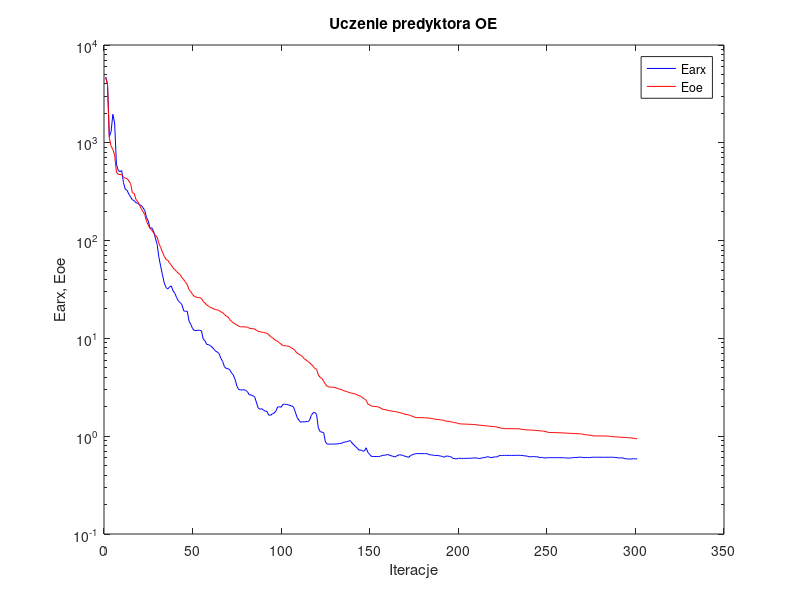
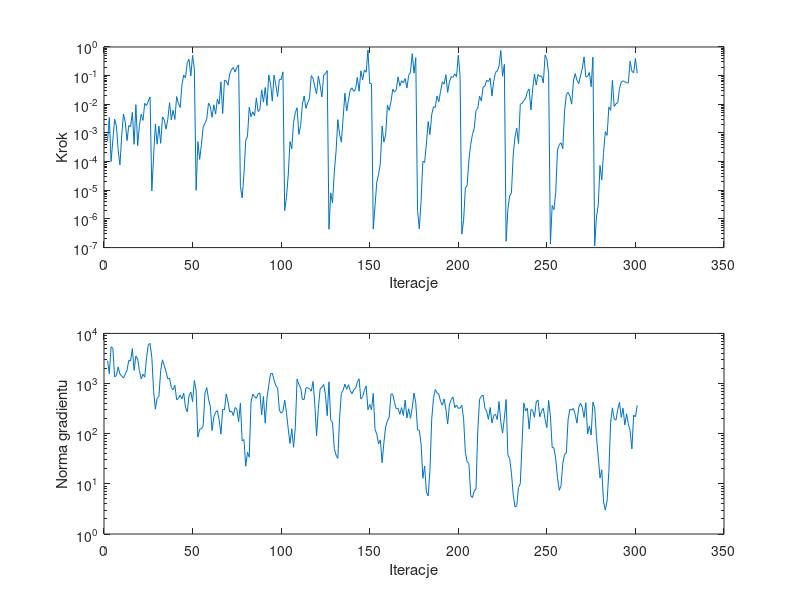

Source code (MATLAB) for these figures, in order:
%uczenie predyktora oe
clear all;
n=0; farx(n+1)=4.713809e+003; foe(n+1)=4.632604e+003; wspucz(n+1)=0.000000e+000; ng(n+1)=0.000000e+000;
%odnowa zmiennej metryki
n=1; farx(n+1)=3.941255e+003; foe(n+1)=3.908610e+003; krok(n+1)=5.202484e-004; ng(n+1)=2.850975e+003;
n=2; farx(n+1)=1.153175e+003; foe(n+1)=1.119555e+003; krok(n+1)=3.475615e-003; ng(n+1)=1.581393e+003;
n=3; farx(n+1)=1.301746e+003; foe(n+1)=9.249557e+002; krok(n+1)=1.007837e-004; ng(n+1)=5.424796e+003;
n=4; farx(n+1)=1.956874e+003; foe(n+1)=8.558980e+002; krok(n+1)=5.631478e-004; ng(n+1)=5.065160e+003;
n=5; farx(n+1)=1.590998e+003; foe(n+1)=7.471557e+002; krok(n+1)=3.011555e-003; ng(n+1)=1.355371e+003;
n=6; farx(n+1)=6.062381e+002; foe(n+1)=5.029507e+002; krok(n+1)=1.797919e-003; ng(n+1)=1.445406e+003;
n=7; farx(n+1)=5.233749e+002; foe(n+1)=4.758057e+002; krok(n+1)=2.467448e-004; ng(n+1)=2.141014e+003;
n=8; farx(n+1)=5.071312e+002; foe(n+1)=4.736995e+002; krok(n+1)=7.681907e-005; ng(n+1)=1.541060e+003;
n=9; farx(n+1)=5.194326e+002; foe(n+1)=4.716424e+002; krok(n+1)=8.158254e-004; ng(n+1)=1.417462e+003;
n=10; farx(n+1)=3.914535e+002; foe(n+1)=4.457190e+002; krok(n+1)=4.563662e-003; ng(n+1)=1.286840e+003;
n=11; farx(n+1)=3.347328e+002; foe(n+1)=4.345007e+002; krok(n+1)=2.415320e-003; ng(n+1)=1.531356e+003;
n=12; farx(n+1)=3.273570e+002; foe(n+1)=4.308331e+002; krok(n+1)=5.396346e-004; ng(n+1)=1.852536e+003;
n=13; farx(n+1)=2.986978e+002; foe(n+1)=4.074304e+002; krok(n+1)=1.828656e-003; ng(n+1)=2.900573e+003;
n=14; farx(n+1)=2.800244e+002; foe(n+1)=3.832263e+002; krok(n+1)=1.651908e-003; ng(n+1)=2.815601e+003;
n=15; farx(n+1)=2.607580e+002; foe(n+1)=3.090153e+002; krok(n+1)=5.197906e-003; ng(n+1)=4.964549e+003;
n=16; farx(n+1)=2.575784e+002; foe(n+1)=3.046784e+002; krok(n+1)=4.015818e-004; ng(n+1)=1.832820e+003;
n=17; farx(n+1)=2.437599e+002; foe(n+1)=2.646425e+002; krok(n+1)=9.661282e-003; ng(n+1)=3.536219e+003;
n=18; farx(n+1)=2.417158e+002; foe(n+1)=2.501439e+002; krok(n+1)=3.604935e-004; ng(n+1)=3.091680e+003;
n=19; farx(n+1)=2.317612e+002; foe(n+1)=2.343404e+002; krok(n+1)=1.841613e-003; ng(n+1)=1.801243e+003;
n=20; farx(n+1)=2.290635e+002; foe(n+1)=2.121662e+002; krok(n+1)=4.550450e-003; ng(n+1)=1.235992e+003;
n=21; farx(n+1)=2.173500e+002; foe(n+1)=1.987576e+002; krok(n+1)=2.739044e-003; ng(n+1)=1.533092e+003;
n=22; farx(n+1)=2.033380e+002; foe(n+1)=1.849203e+002; krok(n+1)=1.086709e-002; ng(n+1)=1.344876e+003;
n=23; farx(n+1)=1.724584e+002; foe(n+1)=1.570644e+002; krok(n+1)=8.956895e-003; ng(n+1)=3.243349e+003;
n=24; farx(n+1)=1.581449e+002; foe(n+1)=1.445028e+002; krok(n+1)=1.295158e-002; ng(n+1)=5.939555e+003;
n=25; farx(n+1)=1.339081e+002; foe(n+1)=1.329626e+002; krok(n+1)=1.806016e-002; ng(n+1)=6.301861e+003;
%odnowa zmiennej metryki
n=26; farx(n+1)=1.351173e+002; foe(n+1)=1.269553e+002; krok(n+1)=9.479621e-006; ng(n+1)=3.299754e+003;
n=27; farx(n+1)=1.245245e+002; foe(n+1)=1.204794e+002; krok(n+1)=1.563635e-004; ng(n+1)=7.210301e+002;
n=28; farx(n+1)=1.061235e+002; foe(n+1)=1.128514e+002; krok(n+1)=2.032216e-003; ng(n+1)=3.078891e+002;
n=29; farx(n+1)=9.140936e+001; foe(n+1)=1.083747e+002; krok(n+1)=4.060559e-004; ng(n+1)=5.049752e+002;
n=30; farx(n+1)=6.727868e+001; foe(n+1)=9.362920e+001; krok(n+1)=1.736904e-003; ng(n+1)=5.565658e+002;
n=31; farx(n+1)=5.448541e+001; foe(n+1)=8.490065e+001; krok(n+1)=4.344519e-004; ng(n+1)=1.815273e+003;
n=32; farx(n+1)=4.464597e+001; foe(n+1)=7.636410e+001; krok(n+1)=3.621201e-003; ng(n+1)=2.971050e+003;
n=33; farx(n+1)=3.694721e+001; foe(n+1)=6.906104e+001; krok(n+1)=2.896066e-003; ng(n+1)=2.286275e+003;
n=34; farx(n+1)=3.315243e+001; foe(n+1)=6.416003e+001; krok(n+1)=1.364485e-003; ng(n+1)=1.741088e+003;
n=35; farx(n+1)=3.201100e+001; foe(n+1)=6.283792e+001; krok(n+1)=2.953444e-003; ng(n+1)=1.235749e+003;
n=36; farx(n+1)=3.355235e+001; foe(n+1)=5.917112e+001; krok(n+1)=1.139839e-002; ng(n+1)=1.278501e+003;
n=37; farx(n+1)=3.439173e+001; foe(n+1)=5.606411e+001; krok(n+1)=2.849598e-003; ng(n+1)=8.362094e+002;
n=38; farx(n+1)=3.056784e+001; foe(n+1)=5.260764e+001; krok(n+1)=6.227174e-003; ng(n+1)=7.509756e+002;
n=39; farx(n+1)=2.891350e+001; foe(n+1)=5.046676e+001; krok(n+1)=2.957764e-003; ng(n+1)=9.232450e+002;
n=40; farx(n+1)=2.611810e+001; foe(n+1)=4.831297e+001; krok(n+1)=1.863402e-002; ng(n+1)=4.765761e+002;
n=41; farx(n+1)=2.414371e+001; foe(n+1)=4.626139e+001; krok(n+1)=1.086709e-002; ng(n+1)=5.016620e+002;
n=42; farx(n+1)=2.325241e+001; foe(n+1)=4.485219e+001; krok(n+1)=7.716255e-003; ng(n+1)=5.831526e+002;
n=43; farx(n+1)=2.213914e+001; foe(n+1)=4.183444e+001; krok(n+1)=4.799811e-002; ng(n+1)=4.956406e+002;
n=44; farx(n+1)=1.912496e+001; foe(n+1)=3.987124e+001; krok(n+1)=1.046893e-001; ng(n+1)=6.463308e+002;
n=45; farx(n+1)=1.891531e+001; foe(n+1)=3.753214e+001; krok(n+1)=8.512166e-002; ng(n+1)=3.375390e+002;
n=46; farx(n+1)=1.894051e+001; foe(n+1)=3.547314e+001; krok(n+1)=2.828655e-001; ng(n+1)=2.725700e+002;
n=47; farx(n+1)=1.505910e+001; foe(n+1)=3.152375e+001; krok(n+1)=3.730776e-001; ng(n+1)=5.662424e+002;
n=48; farx(n+1)=1.393279e+001; foe(n+1)=3.006568e+001; krok(n+1)=9.716385e-002; ng(n+1)=6.797306e+002;
n=49; farx(n+1)=1.259996e+001; foe(n+1)=2.812137e+001; krok(n+1)=5.076613e-001; ng(n+1)=4.348875e+002;
n=50; farx(n+1)=1.203088e+001; foe(n+1)=2.686769e+001; krok(n+1)=1.686145e-001; ng(n+1)=1.146659e+003;
%odnowa zmiennej metryki
n=51; farx(n+1)=1.202968e+001; foe(n+1)=2.642754e+001; krok(n+1)=1.003721e-005; ng(n+1)=7.411304e+002;
n=52; farx(n+1)=1.211724e+001; foe(n+1)=2.617640e+001; krok(n+1)=4.981850e-004; ng(n+1)=8.556929e+001;
n=53; farx(n+1)=1.212662e+001; foe(n+1)=2.607480e+001; krok(n+1)=1.198093e-004; ng(n+1)=1.228052e+002;
n=54; farx(n+1)=1.193005e+001; foe(n+1)=2.563205e+001; krok(n+1)=3.994639e-004; ng(n+1)=1.252737e+002;
n=55; farx(n+1)=9.857550e+000; foe(n+1)=2.384564e+001; krok(n+1)=1.636169e-003; ng(n+1)=1.449342e+002;
n=56; farx(n+1)=9.481040e+000; foe(n+1)=2.292578e+001; krok(n+1)=2.161992e-003; ng(n+1)=6.528382e+002;
n=57; farx(n+1)=8.667679e+000; foe(n+1)=2.203479e+001; krok(n+1)=3.065383e-003; ng(n+1)=8.279757e+002;
n=58; farx(n+1)=8.652832e+000; foe(n+1)=2.139337e+001; krok(n+1)=1.097075e-002; ng(n+1)=4.938054e+002;
n=59; farx(n+1)=8.416560e+000; foe(n+1)=2.074359e+001; krok(n+1)=8.402186e-003; ng(n+1)=3.537560e+002;
n=60; farx(n+1)=8.150612e+000; foe(n+1)=2.047107e+001; krok(n+1)=3.516052e-003; ng(n+1)=1.152494e+002;
n=61; farx(n+1)=7.772796e+000; foe(n+1)=2.001281e+001; krok(n+1)=9.612071e-003; ng(n+1)=2.155438e+002;
n=62; farx(n+1)=7.406992e+000; foe(n+1)=1.971685e+001; krok(n+1)=4.573216e-003; ng(n+1)=2.691780e+002;
n=63; farx(n+1)=7.250889e+000; foe(n+1)=1.950687e+001; krok(n+1)=1.517118e-002; ng(n+1)=2.881948e+002;
n=64; farx(n+1)=6.974507e+000; foe(n+1)=1.932388e+001; krok(n+1)=1.007731e-002; ng(n+1)=1.908145e+002;
n=65; farx(n+1)=6.234718e+000; foe(n+1)=1.863866e+001; krok(n+1)=6.056898e-002; ng(n+1)=9.803454e+001;
n=66; farx(n+1)=5.805844e+000; foe(n+1)=1.839509e+001; krok(n+1)=4.761479e-003; ng(n+1)=3.064072e+002;
n=67; farx(n+1)=5.124538e+000; foe(n+1)=1.759958e+001; krok(n+1)=6.900644e-002; ng(n+1)=2.976453e+002;
n=68; farx(n+1)=4.933054e+000; foe(n+1)=1.689570e+001; krok(n+1)=6.554666e-002; ng(n+1)=6.211957e+002;
n=69; farx(n+1)=4.905631e+000; foe(n+1)=1.658615e+001; krok(n+1)=4.633705e-002; ng(n+1)=4.254645e+002;
n=70; farx(n+1)=4.761284e+000; foe(n+1)=1.558043e+001; krok(n+1)=1.158784e-001; ng(n+1)=2.712699e+002;
n=71; farx(n+1)=4.444418e+000; foe(n+1)=1.493632e+001; krok(n+1)=1.653712e-001; ng(n+1)=2.834484e+002;
n=72; farx(n+1)=4.215162e+000; foe(n+1)=1.438248e+001; krok(n+1)=1.914311e-001; ng(n+1)=2.296945e+002;
n=73; farx(n+1)=3.814043e+000; foe(n+1)=1.412802e+001; krok(n+1)=1.328156e-001; ng(n+1)=3.329489e+002;
n=74; farx(n+1)=3.267613e+000; foe(n+1)=1.368114e+001; krok(n+1)=1.961845e-001; ng(n+1)=3.084696e+002;
n=75; farx(n+1)=2.999734e+000; foe(n+1)=1.335859e+001; krok(n+1)=2.357265e-001; ng(n+1)=1.737670e+002;
%odnowa zmiennej metryki
n=76; farx(n+1)=2.975229e+000; foe(n+1)=1.314387e+001; krok(n+1)=1.366869e-005; ng(n+1)=4.070090e+002;
n=77; farx(n+1)=2.977115e+000; foe(n+1)=1.314068e+001; krok(n+1)=5.386485e-006; ng(n+1)=7.196182e+001;
n=78; farx(n+1)=2.983167e+000; foe(n+1)=1.312674e+001; krok(n+1)=3.666394e-005; ng(n+1)=7.669042e+001;
n=79; farx(n+1)=2.941317e+000; foe(n+1)=1.309385e+001; krok(n+1)=5.362293e-004; ng(n+1)=2.248589e+001;
n=80; farx(n+1)=2.848849e+000; foe(n+1)=1.298815e+001; krok(n+1)=7.740461e-004; ng(n+1)=4.268382e+001;
n=81; farx(n+1)=2.649095e+000; foe(n+1)=1.271536e+001; krok(n+1)=7.980009e-003; ng(n+1)=3.398653e+001;
n=82; farx(n+1)=2.647164e+000; foe(n+1)=1.263982e+001; krok(n+1)=3.671029e-003; ng(n+1)=4.282493e+002;
n=83; farx(n+1)=2.590857e+000; foe(n+1)=1.254710e+001; krok(n+1)=5.478088e-003; ng(n+1)=6.163936e+002;
n=84; farx(n+1)=2.537943e+000; foe(n+1)=1.250183e+001; krok(n+1)=3.917519e-003; ng(n+1)=5.446538e+002;
n=85; farx(n+1)=2.231153e+000; foe(n+1)=1.212304e+001; krok(n+1)=1.688698e-002; ng(n+1)=5.097785e+002;
n=86; farx(n+1)=1.950304e+000; foe(n+1)=1.181358e+001; krok(n+1)=5.557598e-003; ng(n+1)=6.271311e+002;
n=87; farx(n+1)=1.885829e+000; foe(n+1)=1.170643e+001; krok(n+1)=6.544675e-003; ng(n+1)=6.481671e+002;
n=88; farx(n+1)=1.911533e+000; foe(n+1)=1.159482e+001; krok(n+1)=3.192743e-002; ng(n+1)=2.379668e+002;
n=89; farx(n+1)=1.850609e+000; foe(n+1)=1.151708e+001; krok(n+1)=1.192345e-002; ng(n+1)=5.542429e+002;
n=90; farx(n+1)=1.806422e+000; foe(n+1)=1.137536e+001; krok(n+1)=3.854743e-002; ng(n+1)=1.621927e+002;
n=91; farx(n+1)=1.787903e+000; foe(n+1)=1.129683e+001; krok(n+1)=9.041785e-003; ng(n+1)=5.077788e+002;
n=92; farx(n+1)=1.644860e+000; foe(n+1)=1.090659e+001; krok(n+1)=1.057221e-001; ng(n+1)=9.196649e+002;
n=93; farx(n+1)=1.636179e+000; foe(n+1)=1.042482e+001; krok(n+1)=5.335388e-002; ng(n+1)=1.552112e+003;
n=94; farx(n+1)=1.688153e+000; foe(n+1)=1.021469e+001; krok(n+1)=1.283974e-002; ng(n+1)=1.611015e+003;
n=95; farx(n+1)=1.725569e+000; foe(n+1)=9.806366e+000; krok(n+1)=1.051652e-001; ng(n+1)=1.174927e+003;
n=96; farx(n+1)=1.798157e+000; foe(n+1)=9.531495e+000; krok(n+1)=4.773765e-002; ng(n+1)=8.996341e+002;
n=97; farx(n+1)=1.991937e+000; foe(n+1)=9.323919e+000; krok(n+1)=1.865271e-002; ng(n+1)=8.247623e+002;
n=98; farx(n+1)=1.998597e+000; foe(n+1)=9.018443e+000; krok(n+1)=7.431643e-002; ng(n+1)=2.943274e+002;
n=99; farx(n+1)=1.978253e+000; foe(n+1)=8.729700e+000; krok(n+1)=7.236188e-002; ng(n+1)=2.569624e+002;
n=100; farx(n+1)=2.116175e+000; foe(n+1)=8.453084e+000; krok(n+1)=1.354890e-001; ng(n+1)=2.779236e+002;
%odnowa zmiennej metryki
n=101; farx(n+1)=2.119222e+000; foe(n+1)=8.420384e+000; krok(n+1)=1.948696e-006; ng(n+1)=4.673218e+002;
n=102; farx(n+1)=2.109987e+000; foe(n+1)=8.371633e+000; krok(n+1)=5.630525e-006; ng(n+1)=2.655805e+002;
n=103; farx(n+1)=2.098823e+000; foe(n+1)=8.334943e+000; krok(n+1)=3.400119e-005; ng(n+1)=1.242571e+002;
n=104; farx(n+1)=2.061022e+000; foe(n+1)=8.193207e+000; krok(n+1)=5.033545e-004; ng(n+1)=6.380889e+001;
n=105; farx(n+1)=2.042494e+000; foe(n+1)=7.953863e+000; krok(n+1)=2.790064e-004; ng(n+1)=1.257098e+002;
n=106; farx(n+1)=1.987475e+000; foe(n+1)=7.800141e+000; krok(n+1)=2.310226e-003; ng(n+1)=5.355207e+001;
n=107; farx(n+1)=1.765673e+000; foe(n+1)=7.418496e+000; krok(n+1)=5.097234e-003; ng(n+1)=1.326921e+002;
n=108; farx(n+1)=1.557639e+000; foe(n+1)=7.086708e+000; krok(n+1)=7.557177e-003; ng(n+1)=1.231952e+003;
n=109; farx(n+1)=1.462967e+000; foe(n+1)=6.890221e+000; krok(n+1)=8.953304e-004; ng(n+1)=9.566349e+002;
n=110; farx(n+1)=1.383897e+000; foe(n+1)=6.742325e+000; krok(n+1)=1.810600e-003; ng(n+1)=8.167405e+002;
n=111; farx(n+1)=1.410285e+000; foe(n+1)=6.532404e+000; krok(n+1)=1.027811e-002; ng(n+1)=4.807766e+002;
n=112; farx(n+1)=1.397451e+000; foe(n+1)=6.207605e+000; krok(n+1)=1.945154e-002; ng(n+1)=4.821178e+002;
n=113; farx(n+1)=1.412151e+000; foe(n+1)=6.027752e+000; krok(n+1)=7.251821e-003; ng(n+1)=8.272666e+002;
n=114; farx(n+1)=1.409663e+000; foe(n+1)=5.804630e+000; krok(n+1)=1.153579e-002; ng(n+1)=8.156947e+002;
n=115; farx(n+1)=1.448690e+000; foe(n+1)=5.661478e+000; krok(n+1)=1.586441e-002; ng(n+1)=7.893623e+002;
n=116; farx(n+1)=1.633196e+000; foe(n+1)=5.427868e+000; krok(n+1)=1.000852e-001; ng(n+1)=7.044893e+002;
n=117; farx(n+1)=1.732269e+000; foe(n+1)=5.204607e+000; krok(n+1)=8.000730e-002; ng(n+1)=1.100061e+003;
n=118; farx(n+1)=1.750835e+000; foe(n+1)=4.930966e+000; krok(n+1)=4.134280e-002; ng(n+1)=3.862384e+002;
n=119; farx(n+1)=1.668544e+000; foe(n+1)=4.833757e+000; krok(n+1)=2.284436e-002; ng(n+1)=9.058682e+001;
n=120; farx(n+1)=1.215360e+000; foe(n+1)=4.223817e+000; krok(n+1)=9.630670e-002; ng(n+1)=3.210805e+002;
n=121; farx(n+1)=1.115283e+000; foe(n+1)=3.998169e+000; krok(n+1)=4.568872e-002; ng(n+1)=7.709953e+002;
n=122; farx(n+1)=1.099922e+000; foe(n+1)=3.891552e+000; krok(n+1)=1.802073e-002; ng(n+1)=8.462724e+002;
n=123; farx(n+1)=1.087687e+000; foe(n+1)=3.646504e+000; krok(n+1)=1.041792e-001; ng(n+1)=9.582827e+002;
n=124; farx(n+1)=8.732524e-001; foe(n+1)=3.392302e+000; krok(n+1)=1.150668e-001; ng(n+1)=6.090907e+002;
n=125; farx(n+1)=8.302957e-001; foe(n+1)=3.235361e+000; krok(n+1)=1.495129e-001; ng(n+1)=2.291870e+002;
%odnowa zmiennej metryki
n=126; farx(n+1)=8.308691e-001; foe(n+1)=3.194222e+000; krok(n+1)=4.366602e-007; ng(n+1)=1.082778e+003;
n=127; farx(n+1)=8.305428e-001; foe(n+1)=3.174185e+000; krok(n+1)=8.128882e-006; ng(n+1)=1.857626e+002;
n=128; farx(n+1)=8.305803e-001; foe(n+1)=3.165466e+000; krok(n+1)=3.605762e-006; ng(n+1)=1.677883e+002;
n=129; farx(n+1)=8.321390e-001; foe(n+1)=3.158050e+000; krok(n+1)=4.381503e-005; ng(n+1)=5.057063e+001;
n=130; farx(n+1)=8.327120e-001; foe(n+1)=3.122340e+000; krok(n+1)=2.288097e-004; ng(n+1)=3.730698e+001;
n=131; farx(n+1)=8.358495e-001; foe(n+1)=3.072009e+000; krok(n+1)=2.914397e-003; ng(n+1)=3.223377e+001;
n=132; farx(n+1)=8.414137e-001; foe(n+1)=3.022752e+000; krok(n+1)=8.861138e-004; ng(n+1)=2.089877e+002;
n=133; farx(n+1)=8.451934e-001; foe(n+1)=3.009366e+000; krok(n+1)=4.770094e-004; ng(n+1)=6.388503e+002;
n=134; farx(n+1)=8.644751e-001; foe(n+1)=2.933423e+000; krok(n+1)=3.419137e-003; ng(n+1)=7.373204e+002;
n=135; farx(n+1)=8.728285e-001; foe(n+1)=2.891457e+000; krok(n+1)=2.440235e-002; ng(n+1)=9.749384e+002;
n=136; farx(n+1)=8.772338e-001; foe(n+1)=2.864660e+000; krok(n+1)=5.829556e-003; ng(n+1)=7.676382e+002;
n=137; farx(n+1)=8.919374e-001; foe(n+1)=2.810746e+000; krok(n+1)=1.394089e-002; ng(n+1)=9.467670e+002;
n=138; farx(n+1)=9.016176e-001; foe(n+1)=2.777933e+000; krok(n+1)=3.112337e-002; ng(n+1)=7.213610e+002;
n=139; farx(n+1)=8.529734e-001; foe(n+1)=2.752039e+000; krok(n+1)=3.771383e-002; ng(n+1)=6.278986e+002;
n=140; farx(n+1)=8.180255e-001; foe(n+1)=2.727650e+000; krok(n+1)=2.812841e-002; ng(n+1)=7.510467e+002;
n=141; farx(n+1)=7.852012e-001; foe(n+1)=2.695928e+000; krok(n+1)=3.320390e-002; ng(n+1)=7.976002e+002;
n=142; farx(n+1)=7.533016e-001; foe(n+1)=2.643426e+000; krok(n+1)=8.693674e-002; ng(n+1)=1.068796e+003;
n=143; farx(n+1)=7.203412e-001; foe(n+1)=2.598231e+000; krok(n+1)=2.858001e-002; ng(n+1)=1.241128e+003;
n=144; farx(n+1)=7.232307e-001; foe(n+1)=2.552254e+000; krok(n+1)=1.474115e-001; ng(n+1)=4.926597e+002;
n=145; farx(n+1)=7.039254e-001; foe(n+1)=2.479704e+000; krok(n+1)=7.142563e-002; ng(n+1)=5.466272e+002;
n=146; farx(n+1)=7.062024e-001; foe(n+1)=2.407803e+000; krok(n+1)=1.578639e-001; ng(n+1)=7.341852e+002;
n=147; farx(n+1)=7.615151e-001; foe(n+1)=2.327451e+000; krok(n+1)=1.316760e-001; ng(n+1)=8.985852e+002;
n=148; farx(n+1)=6.805612e-001; foe(n+1)=2.130421e+000; krok(n+1)=7.847380e-001; ng(n+1)=3.011865e+002;
n=149; farx(n+1)=6.514391e-001; foe(n+1)=2.085213e+000; krok(n+1)=5.455281e-002; ng(n+1)=3.832603e+002;
n=150; farx(n+1)=6.208020e-001; foe(n+1)=2.036636e+000; krok(n+1)=5.197516e-002; ng(n+1)=2.985649e+002;
%odnowa zmiennej metryki
n=151; farx(n+1)=6.204509e-001; foe(n+1)=2.018100e+000; krok(n+1)=4.428119e-007; ng(n+1)=6.337909e+002;
n=152; farx(n+1)=6.203941e-001; foe(n+1)=2.014791e+000; krok(n+1)=2.926265e-006; ng(n+1)=1.214878e+002;
n=153; farx(n+1)=6.201054e-001; foe(n+1)=2.003443e+000; krok(n+1)=1.931405e-005; ng(n+1)=9.814258e+001;
n=154; farx(n+1)=6.189960e-001; foe(n+1)=1.988783e+000; krok(n+1)=3.616555e-005; ng(n+1)=6.249404e+001;
n=155; farx(n+1)=6.238739e-001; foe(n+1)=1.947190e+000; krok(n+1)=8.763006e-005; ng(n+1)=7.520990e+001;
n=156; farx(n+1)=6.348703e-001; foe(n+1)=1.898844e+000; krok(n+1)=1.749592e-003; ng(n+1)=2.634394e+001;
n=157; farx(n+1)=6.390519e-001; foe(n+1)=1.874978e+000; krok(n+1)=4.807698e-004; ng(n+1)=6.620881e+001;
n=158; farx(n+1)=6.412152e-001; foe(n+1)=1.866952e+000; krok(n+1)=8.713055e-004; ng(n+1)=1.378685e+002;
n=159; farx(n+1)=6.493907e-001; foe(n+1)=1.838466e+000; krok(n+1)=9.375382e-003; ng(n+1)=1.809341e+002;
n=160; farx(n+1)=6.429478e-001; foe(n+1)=1.825021e+000; krok(n+1)=6.130766e-003; ng(n+1)=2.146271e+002;
n=161; farx(n+1)=6.310903e-001; foe(n+1)=1.812171e+000; krok(n+1)=1.223774e-002; ng(n+1)=6.163218e+002;
n=162; farx(n+1)=6.242602e-001; foe(n+1)=1.798479e+000; krok(n+1)=3.353295e-002; ng(n+1)=6.153390e+002;
n=163; farx(n+1)=6.145550e-001; foe(n+1)=1.788500e+000; krok(n+1)=2.643052e-002; ng(n+1)=4.146891e+002;
n=164; farx(n+1)=6.220990e-001; foe(n+1)=1.780516e+000; krok(n+1)=3.230408e-002; ng(n+1)=3.135190e+002;
n=165; farx(n+1)=6.412422e-001; foe(n+1)=1.756447e+000; krok(n+1)=9.089589e-002; ng(n+1)=3.192279e+002;
n=166; farx(n+1)=6.436771e-001; foe(n+1)=1.739729e+000; krok(n+1)=4.285764e-002; ng(n+1)=2.444513e+002;
n=167; farx(n+1)=6.422282e-001; foe(n+1)=1.722675e+000; krok(n+1)=6.645935e-002; ng(n+1)=3.307838e+002;
n=168; farx(n+1)=6.337064e-001; foe(n+1)=1.704103e+000; krok(n+1)=5.576355e-002; ng(n+1)=2.311105e+002;
n=169; farx(n+1)=6.233925e-001; foe(n+1)=1.673031e+000; krok(n+1)=7.942915e-002; ng(n+1)=4.675242e+002;
n=170; farx(n+1)=6.168229e-001; foe(n+1)=1.665311e+000; krok(n+1)=3.687875e-002; ng(n+1)=2.066357e+002;
n=171; farx(n+1)=6.078084e-001; foe(n+1)=1.647594e+000; krok(n+1)=1.019433e-001; ng(n+1)=3.148372e+002;
n=172; farx(n+1)=6.342467e-001; foe(n+1)=1.630357e+000; krok(n+1)=1.308949e-001; ng(n+1)=2.028002e+002;
n=173; farx(n+1)=6.460172e-001; foe(n+1)=1.598287e+000; krok(n+1)=5.870903e-001; ng(n+1)=3.325966e+002;
n=174; farx(n+1)=6.547116e-001; foe(n+1)=1.575391e+000; krok(n+1)=1.221144e-001; ng(n+1)=6.479409e+002;
n=175; farx(n+1)=6.644086e-001; foe(n+1)=1.550855e+000; krok(n+1)=4.228884e-001; ng(n+1)=4.142978e+002;
%odnowa zmiennej metryki
n=176; farx(n+1)=6.642189e-001; foe(n+1)=1.548565e+000; krok(n+1)=1.942034e-006; ng(n+1)=1.192747e+002;
n=177; farx(n+1)=6.642131e-001; foe(n+1)=1.548195e+000; krok(n+1)=4.461028e-007; ng(n+1)=1.174722e+002;
n=178; farx(n+1)=6.639637e-001; foe(n+1)=1.546794e+000; krok(n+1)=4.316184e-006; ng(n+1)=6.162855e+001;
n=179; farx(n+1)=6.633922e-001; foe(n+1)=1.545499e+000; krok(n+1)=1.022356e-004; ng(n+1)=1.291402e+001;
n=180; farx(n+1)=6.635261e-001; foe(n+1)=1.541990e+000; krok(n+1)=9.346411e-005; ng(n+1)=2.257075e+001;
n=181; farx(n+1)=6.626868e-001; foe(n+1)=1.540806e+000; krok(n+1)=4.175705e-004; ng(n+1)=6.821695e+000;
n=182; farx(n+1)=6.561321e-001; foe(n+1)=1.536079e+000; krok(n+1)=2.500228e-003; ng(n+1)=5.756726e+000;
n=183; farx(n+1)=6.443191e-001; foe(n+1)=1.523318e+000; krok(n+1)=8.790130e-004; ng(n+1)=1.863241e+001;
n=184; farx(n+1)=6.435886e-001; foe(n+1)=1.514721e+000; krok(n+1)=4.403244e-003; ng(n+1)=1.950252e+002;
n=185; farx(n+1)=6.389693e-001; foe(n+1)=1.505383e+000; krok(n+1)=8.174750e-003; ng(n+1)=5.068642e+002;
n=186; farx(n+1)=6.330160e-001; foe(n+1)=1.494190e+000; krok(n+1)=7.796370e-003; ng(n+1)=7.604700e+002;
n=187; farx(n+1)=6.378118e-001; foe(n+1)=1.484686e+000; krok(n+1)=1.958773e-002; ng(n+1)=6.500182e+002;
n=188; farx(n+1)=6.311602e-001; foe(n+1)=1.476899e+000; krok(n+1)=1.226153e-002; ng(n+1)=6.188040e+002;
n=189; farx(n+1)=6.273562e-001; foe(n+1)=1.470332e+000; krok(n+1)=2.812841e-002; ng(n+1)=4.386444e+002;
n=190; farx(n+1)=6.208667e-001; foe(n+1)=1.463772e+000; krok(n+1)=6.090562e-002; ng(n+1)=3.707964e+002;
n=191; farx(n+1)=6.097480e-001; foe(n+1)=1.448145e+000; krok(n+1)=5.079872e-002; ng(n+1)=4.924175e+002;
n=192; farx(n+1)=6.260990e-001; foe(n+1)=1.427350e+000; krok(n+1)=1.076361e-001; ng(n+1)=3.082791e+002;
n=193; farx(n+1)=6.261925e-001; foe(n+1)=1.420488e+000; krok(n+1)=2.607440e-002; ng(n+1)=1.559415e+002;
n=194; farx(n+1)=6.203319e-001; foe(n+1)=1.416015e+000; krok(n+1)=6.073322e-002; ng(n+1)=3.751350e+002;
n=195; farx(n+1)=6.135919e-001; foe(n+1)=1.401723e+000; krok(n+1)=9.137743e-002; ng(n+1)=4.815546e+002;
n=196; farx(n+1)=5.924548e-001; foe(n+1)=1.388241e+000; krok(n+1)=8.764941e-002; ng(n+1)=5.372035e+002;
n=197; farx(n+1)=5.900213e-001; foe(n+1)=1.375101e+000; krok(n+1)=1.150658e-001; ng(n+1)=3.317128e+002;
n=198; farx(n+1)=5.838629e-001; foe(n+1)=1.368029e+000; krok(n+1)=9.228634e-002; ng(n+1)=3.733622e+002;
n=199; farx(n+1)=5.955114e-001; foe(n+1)=1.347738e+000; krok(n+1)=5.131430e-001; ng(n+1)=3.198594e+002;
n=200; farx(n+1)=5.933468e-001; foe(n+1)=1.337587e+000; krok(n+1)=1.011873e-001; ng(n+1)=3.241635e+002;
%odnowa zmiennej metryki
n=201; farx(n+1)=5.932911e-001; foe(n+1)=1.333912e+000; krok(n+1)=2.957677e-007; ng(n+1)=3.686512e+002;
n=202; farx(n+1)=5.932672e-001; foe(n+1)=1.330465e+000; krok(n+1)=9.006143e-007; ng(n+1)=1.976569e+002;
n=203; farx(n+1)=5.935654e-001; foe(n+1)=1.329024e+000; krok(n+1)=1.197415e-005; ng(n+1)=4.242691e+001;
n=204; farx(n+1)=5.938513e-001; foe(n+1)=1.327842e+000; krok(n+1)=1.470858e-005; ng(n+1)=2.744645e+001;
n=205; farx(n+1)=5.949455e-001; foe(n+1)=1.322869e+000; krok(n+1)=1.133097e-004; ng(n+1)=2.536638e+001;
n=206; farx(n+1)=5.954267e-001; foe(n+1)=1.321952e+000; krok(n+1)=3.982159e-004; ng(n+1)=5.858427e+000;
n=207; farx(n+1)=5.968960e-001; foe(n+1)=1.320104e+000; krok(n+1)=8.898758e-004; ng(n+1)=5.319448e+000;
n=208; farx(n+1)=6.010693e-001; foe(n+1)=1.315171e+000; krok(n+1)=1.454759e-003; ng(n+1)=7.260835e+000;
n=209; farx(n+1)=5.988539e-001; foe(n+1)=1.309788e+000; krok(n+1)=6.113282e-003; ng(n+1)=7.918008e+000;
n=210; farx(n+1)=5.956658e-001; foe(n+1)=1.301443e+000; krok(n+1)=7.117955e-003; ng(n+1)=1.142394e+002;
n=211; farx(n+1)=5.918797e-001; foe(n+1)=1.295471e+000; krok(n+1)=1.916842e-002; ng(n+1)=4.832038e+002;
n=212; farx(n+1)=5.968319e-001; foe(n+1)=1.292766e+000; krok(n+1)=1.308935e-002; ng(n+1)=5.557159e+002;
n=213; farx(n+1)=6.026759e-001; foe(n+1)=1.285150e+000; krok(n+1)=3.979978e-002; ng(n+1)=5.885679e+002;
n=214; farx(n+1)=6.053898e-001; foe(n+1)=1.280698e+000; krok(n+1)=4.226396e-002; ng(n+1)=3.258511e+002;
n=215; farx(n+1)=6.140056e-001; foe(n+1)=1.275683e+000; krok(n+1)=6.900644e-002; ng(n+1)=2.811983e+002;
n=216; farx(n+1)=6.164704e-001; foe(n+1)=1.270936e+000; krok(n+1)=6.163468e-002; ng(n+1)=1.937374e+002;
n=217; farx(n+1)=6.065160e-001; foe(n+1)=1.262296e+000; krok(n+1)=8.155575e-002; ng(n+1)=3.324743e+002;
n=218; farx(n+1)=6.035844e-001; foe(n+1)=1.256835e+000; krok(n+1)=1.935565e-002; ng(n+1)=1.630719e+002;
n=219; farx(n+1)=6.135480e-001; foe(n+1)=1.253343e+000; krok(n+1)=6.306675e-002; ng(n+1)=2.317037e+002;
n=220; farx(n+1)=6.141653e-001; foe(n+1)=1.249080e+000; krok(n+1)=1.304848e-001; ng(n+1)=2.449360e+002;
n=221; farx(n+1)=6.153952e-001; foe(n+1)=1.238415e+000; krok(n+1)=1.442609e-001; ng(n+1)=1.908614e+002;
n=222; farx(n+1)=6.320624e-001; foe(n+1)=1.224781e+000; krok(n+1)=2.176076e-001; ng(n+1)=4.361737e+002;
n=223; farx(n+1)=6.359573e-001; foe(n+1)=1.209471e+000; krok(n+1)=7.479975e-001; ng(n+1)=1.702774e+002;
n=224; farx(n+1)=6.357373e-001; foe(n+1)=1.205799e+000; krok(n+1)=9.513510e-002; ng(n+1)=1.026563e+002;
n=225; farx(n+1)=6.363779e-001; foe(n+1)=1.198717e+000; krok(n+1)=2.475890e-001; ng(n+1)=2.040351e+002;
%odnowa zmiennej metryki
n=226; farx(n+1)=6.363414e-001; foe(n+1)=1.194551e+000; krok(n+1)=1.662533e-007; ng(n+1)=4.803885e+002;
n=227; farx(n+1)=6.363210e-001; foe(n+1)=1.194323e+000; krok(n+1)=2.171597e-006; ng(n+1)=3.723360e+001;
n=228; farx(n+1)=6.361810e-001; foe(n+1)=1.193964e+000; krok(n+1)=6.405073e-006; ng(n+1)=3.179434e+001;
n=229; farx(n+1)=6.360589e-001; foe(n+1)=1.193778e+000; krok(n+1)=8.036863e-006; ng(n+1)=1.657006e+001;
n=230; farx(n+1)=6.361650e-001; foe(n+1)=1.193301e+000; krok(n+1)=1.688183e-004; ng(n+1)=6.188013e+000;
n=231; farx(n+1)=6.369215e-001; foe(n+1)=1.192749e+000; krok(n+1)=7.209870e-004; ng(n+1)=3.452006e+000;
n=232; farx(n+1)=6.377369e-001; foe(n+1)=1.191478e+000; krok(n+1)=1.481195e-003; ng(n+1)=3.644286e+000;
n=233; farx(n+1)=6.381171e-001; foe(n+1)=1.191074e+000; krok(n+1)=4.250148e-004; ng(n+1)=8.507281e+000;
n=234; farx(n+1)=6.356294e-001; foe(n+1)=1.184287e+000; krok(n+1)=9.899545e-003; ng(n+1)=1.005359e+001;
n=235; farx(n+1)=6.363821e-001; foe(n+1)=1.173502e+000; krok(n+1)=1.086709e-002; ng(n+1)=6.344916e+001;
n=236; farx(n+1)=6.308988e-001; foe(n+1)=1.169892e+000; krok(n+1)=1.336226e-002; ng(n+1)=4.105594e+002;
n=237; farx(n+1)=6.292499e-001; foe(n+1)=1.164186e+000; krok(n+1)=1.611092e-002; ng(n+1)=2.821069e+002;
n=238; farx(n+1)=6.238148e-001; foe(n+1)=1.159594e+000; krok(n+1)=2.768352e-002; ng(n+1)=3.228910e+002;
n=239; farx(n+1)=6.158555e-001; foe(n+1)=1.156668e+000; krok(n+1)=3.453662e-002; ng(n+1)=1.234811e+002;
n=240; farx(n+1)=6.167474e-001; foe(n+1)=1.155534e+000; krok(n+1)=6.371455e-003; ng(n+1)=3.032422e+002;
n=241; farx(n+1)=6.186364e-001; foe(n+1)=1.153951e+000; krok(n+1)=3.450322e-002; ng(n+1)=2.929266e+002;
n=242; farx(n+1)=6.188958e-001; foe(n+1)=1.148152e+000; krok(n+1)=1.134226e-001; ng(n+1)=2.115314e+002;
n=243; farx(n+1)=6.151021e-001; foe(n+1)=1.144995e+000; krok(n+1)=4.655230e-002; ng(n+1)=4.324215e+002;
n=244; farx(n+1)=6.159937e-001; foe(n+1)=1.142266e+000; krok(n+1)=1.096649e-001; ng(n+1)=4.683815e+002;
n=245; farx(n+1)=6.029495e-001; foe(n+1)=1.135298e+000; krok(n+1)=9.349969e-002; ng(n+1)=2.170348e+002;
n=246; farx(n+1)=6.075777e-001; foe(n+1)=1.130900e+000; krok(n+1)=9.809225e-002; ng(n+1)=2.810392e+002;
n=247; farx(n+1)=6.023445e-001; foe(n+1)=1.127771e+000; krok(n+1)=5.576355e-002; ng(n+1)=3.213128e+002;
n=248; farx(n+1)=5.977806e-001; foe(n+1)=1.117582e+000; krok(n+1)=5.243733e-001; ng(n+1)=1.924941e+002;
n=249; farx(n+1)=6.028974e-001; foe(n+1)=1.106698e+000; krok(n+1)=3.785938e-001; ng(n+1)=1.325726e+002;
n=250; farx(n+1)=6.035060e-001; foe(n+1)=1.091422e+000; krok(n+1)=1.178633e-001; ng(n+1)=4.597500e+002;
%odnowa zmiennej metryki
n=251; farx(n+1)=6.035072e-001; foe(n+1)=1.090575e+000; krok(n+1)=1.343763e-007; ng(n+1)=2.306639e+002;
n=252; farx(n+1)=6.034554e-001; foe(n+1)=1.089923e+000; krok(n+1)=2.960578e-006; ng(n+1)=5.320949e+001;
n=253; farx(n+1)=6.034199e-001; foe(n+1)=1.089500e+000; krok(n+1)=2.107948e-006; ng(n+1)=5.218703e+001;
n=254; farx(n+1)=6.033344e-001; foe(n+1)=1.088989e+000; krok(n+1)=8.423638e-006; ng(n+1)=3.143294e+001;
n=255; farx(n+1)=6.036330e-001; foe(n+1)=1.085984e+000; krok(n+1)=2.533843e-004; ng(n+1)=1.338904e+001;
n=256; farx(n+1)=6.032639e-001; foe(n+1)=1.084549e+000; krok(n+1)=3.910575e-004; ng(n+1)=7.428695e+000;
n=257; farx(n+1)=6.024253e-001; foe(n+1)=1.082369e+000; krok(n+1)=4.526501e-004; ng(n+1)=9.196435e+000;
n=258; farx(n+1)=6.015198e-001; foe(n+1)=1.081419e+000; krok(n+1)=2.825558e-004; ng(n+1)=2.590273e+001;
n=259; farx(n+1)=6.027083e-001; foe(n+1)=1.079293e+000; krok(n+1)=5.801633e-003; ng(n+1)=3.855684e+001;
n=260; farx(n+1)=5.982350e-001; foe(n+1)=1.074558e+000; krok(n+1)=2.191235e-002; ng(n+1)=4.162195e+001;
n=261; farx(n+1)=5.983428e-001; foe(n+1)=1.070997e+000; krok(n+1)=2.618049e-002; ng(n+1)=1.951188e+002;
n=262; farx(n+1)=5.976597e-001; foe(n+1)=1.069904e+000; krok(n+1)=1.966568e-002; ng(n+1)=3.073393e+002;
n=263; farx(n+1)=6.011942e-001; foe(n+1)=1.069093e+000; krok(n+1)=1.012183e-002; ng(n+1)=2.956712e+002;
n=264; farx(n+1)=6.038032e-001; foe(n+1)=1.066841e+000; krok(n+1)=6.503090e-002; ng(n+1)=3.189053e+002;
n=265; farx(n+1)=6.060135e-001; foe(n+1)=1.064428e+000; krok(n+1)=1.181740e-001; ng(n+1)=2.420332e+002;
n=266; farx(n+1)=6.045218e-001; foe(n+1)=1.061538e+000; krok(n+1)=6.900644e-002; ng(n+1)=1.622823e+002;
n=267; farx(n+1)=6.114039e-001; foe(n+1)=1.059258e+000; krok(n+1)=5.234463e-002; ng(n+1)=3.373409e+002;
n=268; farx(n+1)=6.093185e-001; foe(n+1)=1.057309e+000; krok(n+1)=9.685822e-002; ng(n+1)=4.073262e+002;
n=269; farx(n+1)=6.086011e-001; foe(n+1)=1.052932e+000; krok(n+1)=1.807191e-001; ng(n+1)=3.343612e+002;
n=270; farx(n+1)=6.021931e-001; foe(n+1)=1.039055e+000; krok(n+1)=4.500546e-001; ng(n+1)=2.107952e+002;
n=271; farx(n+1)=6.071491e-001; foe(n+1)=1.033938e+000; krok(n+1)=8.973318e-002; ng(n+1)=4.145957e+002;
n=272; farx(n+1)=6.047471e-001; foe(n+1)=1.030796e+000; krok(n+1)=9.407061e-002; ng(n+1)=9.885324e+001;
n=273; farx(n+1)=6.040883e-001; foe(n+1)=1.024170e+000; krok(n+1)=1.288588e-001; ng(n+1)=1.417750e+002;
n=274; farx(n+1)=6.069066e-001; foe(n+1)=1.019795e+000; krok(n+1)=4.095813e-002; ng(n+1)=9.480168e+001;
n=275; farx(n+1)=6.096714e-001; foe(n+1)=1.009363e+000; krok(n+1)=4.429363e-001; ng(n+1)=4.282654e+002;
%odnowa zmiennej metryki
n=276; farx(n+1)=6.096613e-001; foe(n+1)=1.008000e+000; krok(n+1)=1.141360e-007; ng(n+1)=3.309766e+002;
n=277; farx(n+1)=6.096480e-001; foe(n+1)=1.007212e+000; krok(n+1)=1.187228e-006; ng(n+1)=8.838629e+001;
n=278; farx(n+1)=6.096166e-001; foe(n+1)=1.006926e+000; krok(n+1)=3.041012e-006; ng(n+1)=3.457716e+001;
n=279; farx(n+1)=6.091398e-001; foe(n+1)=1.006085e+000; krok(n+1)=7.278913e-005; ng(n+1)=1.309557e+001;
n=280; farx(n+1)=6.090071e-001; foe(n+1)=1.005491e+000; krok(n+1)=2.277085e-005; ng(n+1)=1.904107e+001;
n=281; farx(n+1)=6.087842e-001; foe(n+1)=1.005192e+000; krok(n+1)=2.064885e-004; ng(n+1)=4.365343e+000;
n=282; farx(n+1)=6.090606e-001; foe(n+1)=1.004671e+000; krok(n+1)=1.116025e-003; ng(n+1)=2.999294e+000;
n=283; farx(n+1)=6.102157e-001; foe(n+1)=1.003480e+000; krok(n+1)=8.216032e-004; ng(n+1)=4.556802e+000;
n=284; farx(n+1)=6.084773e-001; foe(n+1)=9.992239e-001; krok(n+1)=8.053672e-003; ng(n+1)=1.758722e+001;
n=285; farx(n+1)=6.097611e-001; foe(n+1)=9.969509e-001; krok(n+1)=6.118798e-003; ng(n+1)=1.712619e+002;
n=286; farx(n+1)=6.099850e-001; foe(n+1)=9.879257e-001; krok(n+1)=6.795565e-002; ng(n+1)=3.274158e+002;
n=287; farx(n+1)=6.065582e-001; foe(n+1)=9.863131e-001; krok(n+1)=8.415807e-003; ng(n+1)=1.965593e+002;
n=288; farx(n+1)=6.063136e-001; foe(n+1)=9.840171e-001; krok(n+1)=1.043894e-002; ng(n+1)=1.861645e+002;
n=289; farx(n+1)=6.019011e-001; foe(n+1)=9.822898e-001; krok(n+1)=1.131031e-002; ng(n+1)=3.035251e+002;
n=290; farx(n+1)=5.993289e-001; foe(n+1)=9.778829e-001; krok(n+1)=3.542231e-002; ng(n+1)=4.204625e+002;
n=291; farx(n+1)=5.990678e-001; foe(n+1)=9.764325e-001; krok(n+1)=6.046686e-002; ng(n+1)=2.113760e+002;
n=292; farx(n+1)=6.002014e-001; foe(n+1)=9.732469e-001; krok(n+1)=6.561970e-002; ng(n+1)=3.221541e+002;
n=293; farx(n+1)=5.898044e-001; foe(n+1)=9.705340e-001; krok(n+1)=6.137372e-002; ng(n+1)=1.487730e+002;
n=294; farx(n+1)=5.866657e-001; foe(n+1)=9.673447e-001; krok(n+1)=5.576530e-002; ng(n+1)=2.500882e+002;
n=295; farx(n+1)=5.849177e-001; foe(n+1)=9.656641e-001; krok(n+1)=5.576355e-002; ng(n+1)=1.579328e+002;
n=296; farx(n+1)=5.843727e-001; foe(n+1)=9.626976e-001; krok(n+1)=3.202323e-001; ng(n+1)=1.132551e+002;
n=297; farx(n+1)=5.851797e-001; foe(n+1)=9.580322e-001; krok(n+1)=1.428513e-001; ng(n+1)=4.985076e+001;
n=298; farx(n+1)=5.882581e-001; foe(n+1)=9.525384e-001; krok(n+1)=1.248868e-001; ng(n+1)=2.354079e+002;
n=299; farx(n+1)=5.877713e-001; foe(n+1)=9.455337e-001; krok(n+1)=4.004429e-001; ng(n+1)=2.167397e+002;
n=300; farx(n+1)=5.844867e-001; foe(n+1)=9.393147e-001; krok(n+1)=1.209337e-001; ng(n+1)=3.677388e+002;

figure; semilogy(farx,'b'); hold on; semilogy(foe,'r'); xlabel('Iteracje'); ylabel('Earx, Eoe'); legend('Earx','Eoe'); title('Uczenie predyktora OE');
figure; subplot(2,1,1); semilogy(krok); xlabel('Iteracje'); ylabel('Krok');
subplot(2,1,2); semilogy(ng); xlabel('Iteracje'); ylabel('Norma gradientu');
Earx=farx(n+1)
Eoe=foe(n+1)
